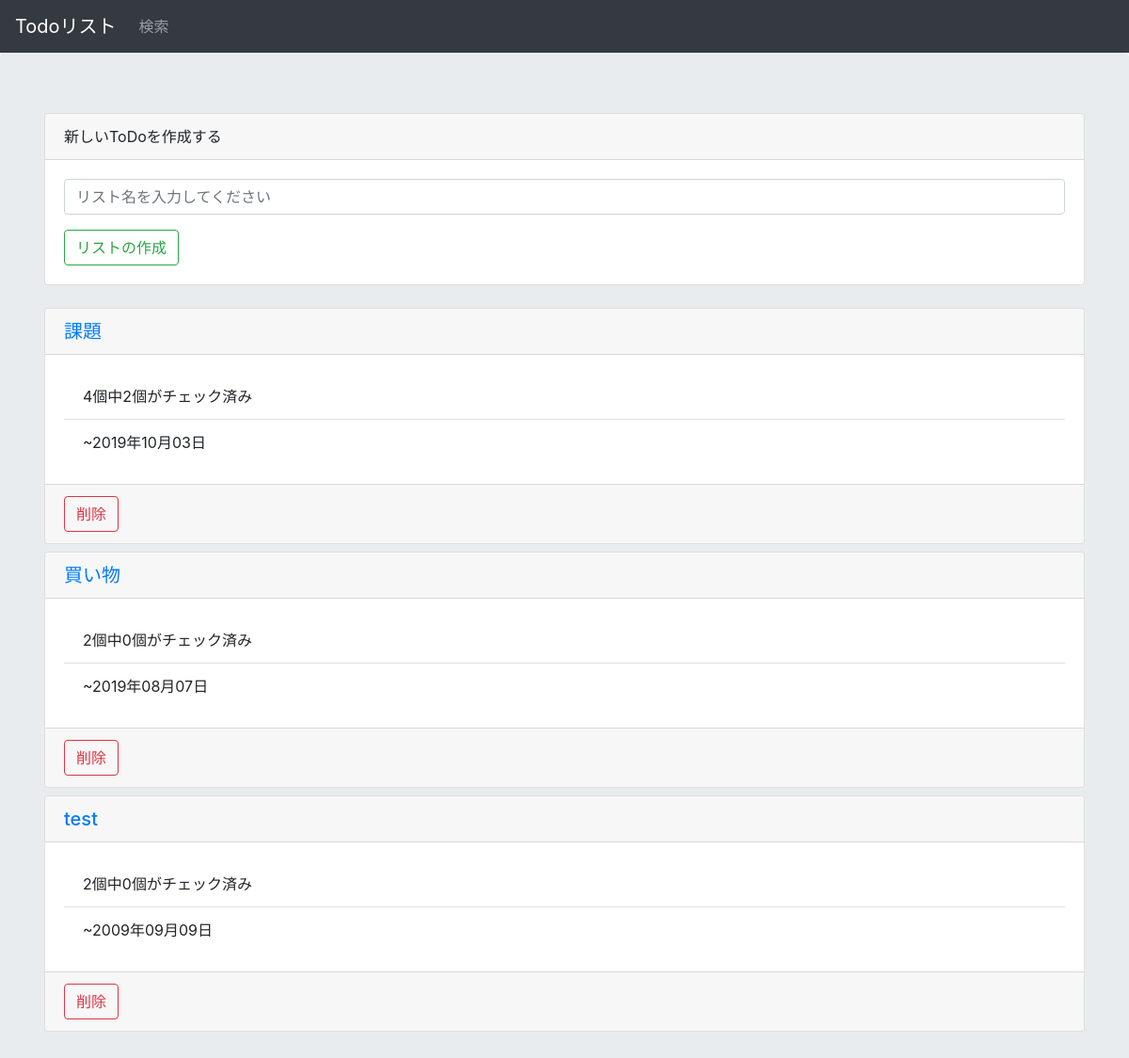
The app's page /, older data.
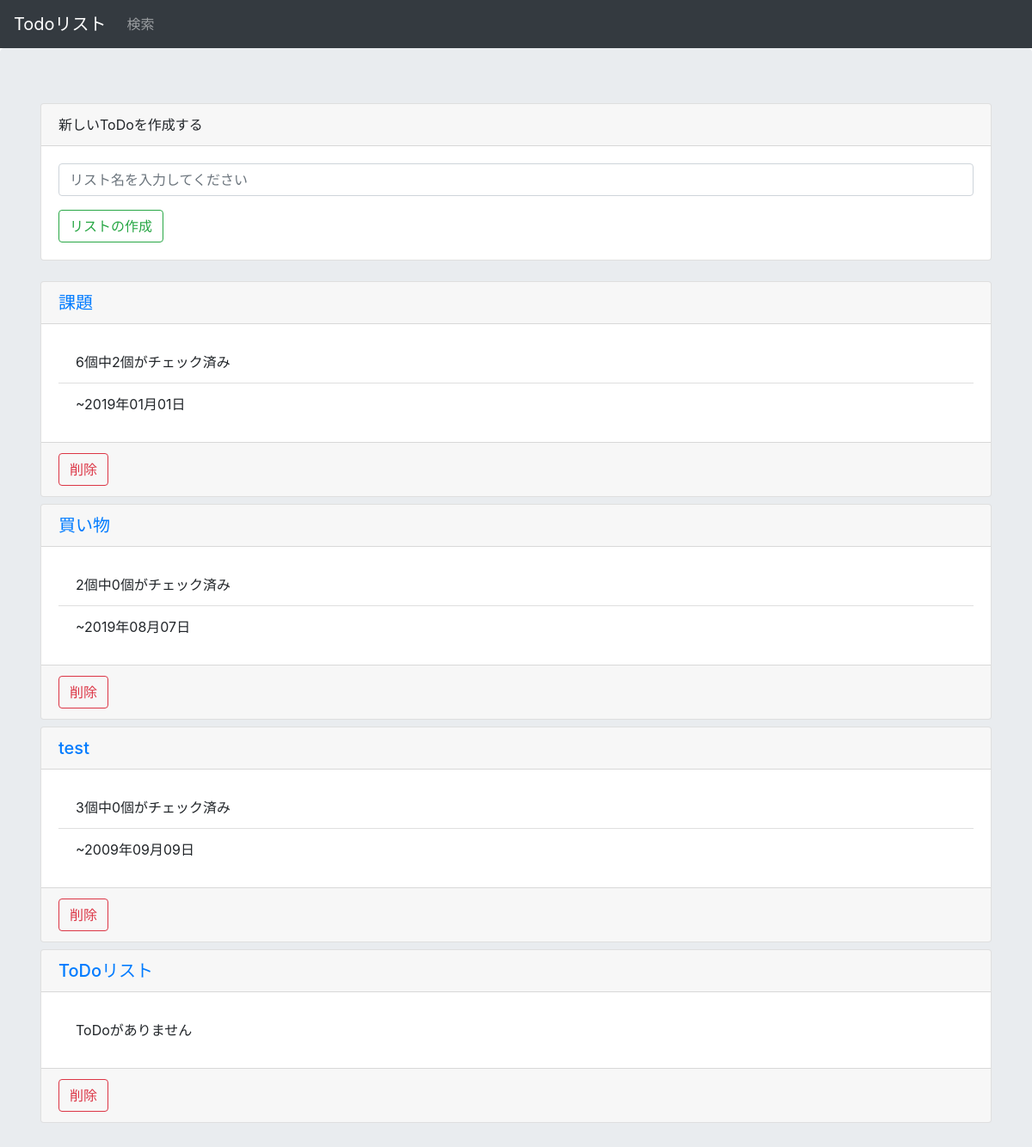
The same page, newer data.
### todo/models.py (models this page shows)
class List(models.Model):
    title = models.CharField(max_length=200)
    create_date = models.DateField(default=timezone.now)

### todo/views.py (the view)
# urls.py: path('', views.index, name='index'),
def index(request):
    listdata = List.objects.all()
    making_list = True
    for l in listdata:
        if 'delete_' + str(l.id) in request.POST:
            l.delete()
            listdata = List.objects.all()
            making_list = False
            break
    form = ListForm(request.POST or None)
    status = False  #Trueならば「新しいToDoリストが作成されました」の表示
    if making_list:
        if form.is_valid(): #リストの作成
            list = List()
            list.title = form.cleaned_data['title']
            if len(list.title) >= 30:
                form.add_error(None, 'ToDoリストの名称は30文字以内にしてください')
            elif len(list.title) == 0:
                form.add_error(None, 'ToDoリストの名称を入力してください')
            else:
                List.objects.create(
                    title = html.escape(list.title),
                )
                status = True
                form = ListForm() #ページ遷移後のformの入力値(value)をクリア
    listdata = List.objects.all()
    taskdata = Task.objects.all()
    dict_num = {}
    dict_checked_num = {}
    dict_deadline = {}
    for l in listdata:
        task_num = 0
        checked_task_num = 0
        closest_deadline = None
        for t in taskdata:
            if l == t.list:
                task_num += 1   #タスク数の加算
                if t.completed:
                    checked_task_num += 1   #チェック済みタスク数の加算
                else:
                    if closest_deadline is None or closest_deadline >= t.deadline_date:
                        closest_deadline = t.deadline_date  #もっとも近い締切がNoneまたは比較対象のほうが近い締切ならば代入
        if closest_deadline is not None:
            closest_deadline = "{0:%Y年%m月%d日}".format(closest_deadline)
        dict_num[l.id] = task_num
        dict_checked_num[l.id] = checked_task_num
        dict_deadline[l.id] = closest_deadline
    params = {
        'lists': listdata,
        'tasks': taskdata,
        'form': form,
        'status': status,
        'dict_num': dict_num,
        'dict_checked_num': dict_checked_num,
        'dict_deadline': dict_deadline,
    }
    return render(request, 'todo/index.html', params)

### todo/forms.py
class ListForm(forms.Form):
    title = forms.CharField(max_length=200, required=False, label='', widget=forms.TextInput(attrs={'class':'form-control','placeholder': 'リスト名を入力してください'}))

### todo/templatetags/dictid.py (called while the page is built)
@register.filter(name='dictid')
def dictid(value, arg, default=""):
    if arg in value:
        return value[arg]
    else:
        return default

### todo/templates/todo/index.html (shortened to what this page needs)
{% extends "todo/base.html" %}
{% load dictid %}
{% block content %}
<div class="jumbotron">
    <div class="container">
    <form method="post">
    <div class="card mb-4">
        <div class="card-header">
            新しいToDoを作成する
        </div>
        <div class="card-body">
            <div class="form-group">
                {{form}}
            </div>
            <button class="btn btn-outline-success my-2 my-sm-0" type="submit" name="make_list">リストの作成</button>
        </div>
    </div>
    </form>
    {% for i in lists %}
        <div class="card mb-2">
            <h5 class="card-header">
                <a href="{% url 'todo:list' i.id%}">{{i.title}}</a>
            </h5>
            <div class="card-body">
                <ul class="list-group list-group-flush">
                    {% with i.id as id %}
                        {% ifequal dict_num|dictid:id 0 %}
                            <li class="list-group-item">ToDoがありません</li>
                        {% else %}
                            <li class="list-group-item">{{ dict_num|dictid:id }}個中{{ dict_checked_num|dictid:id }}個がチェック済み</li>
                            <li class="list-group-item">~{{ dict_deadline|dictid:id }}</li>
                        {% endifequal %}
                    {% endwith %}
                </ul>
            </div>
            <div class="card-footer">
                <button type="button" class="btn btn-outline-danger my-2 my-sm-0 " data-toggle="modal" data-target="#deleteModal_{{i.id}}">
                    削除
                </button>
            </div>
        </div>
    {% endfor %}
    </div>
</div>
{% endblock %}

Row changes from the older to the newer data that the page shows:
computed for List "課題": dict_num "4" → "6"; dict_deadline "2019年10月03日" → "2019年01月01日"
computed for List "test": dict_num "2" → "3"
added List: title "ToDoリスト"
